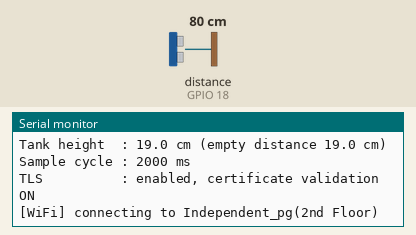
Recording of a sketch running on a simulated ESP32. Parts: the last lines printed to the serial monitor. Wiring (inferred from the names in the program): ultrasonic range finder: trigger GPIO 5; echo GPIO 18. Inputs (shaded band) come from the test bench; at power-on: distance to the obstacle (sensor on GPIO 18) 80 cm. The echo pulse lasts 58.3 µs per cm; WiFi joins after 1.5 s; servers stay silent unless stated; uploads are accepted with an empty reply.

Above: at 1.4 s.
1.5 s: distance to the obstacle (sensor on GPIO 18) set to 2 cm
At 3.0 s:
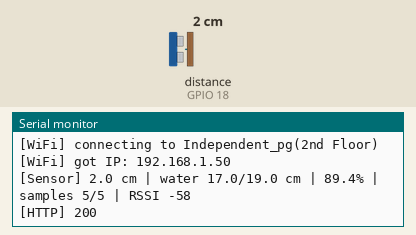
3.7 s: distance to the obstacle (sensor on GPIO 18) set to 35 cm
At 4.4 s:
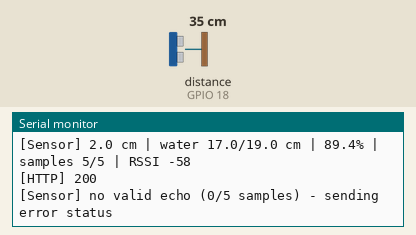

The sketch:

water_monitor.ino
```cpp
/*
 * ============================================================================
 *  Smart IoT Water Tank Monitoring System - ESP32 Firmware
 * ============================================================================
 *  Reads an HC-SR04 ultrasonic sensor mounted on top of a water tank, turns
 *  the distance into a water level (cm + %), and pushes the reading to the
 *  cloud backend over HTTPS every 2 seconds. The backend broadcasts the value
 *  to the public web dashboard through Socket.IO.
 *
 *  Board            : ESP32 DevKit V1 (ESP32 Dev Module)
 *  Core             : "esp32 by Espressif" 3.x
 *  Libraries        : WiFi, WiFiClientSecure, HTTPClient (all bundled)
 *
 *  Wiring (HC-SR04 is a 5 V device, ESP32 GPIOs are 3.3 V):
 *      HC-SR04 VCC  -> ESP32 VIN (5 V)
 *      HC-SR04 GND  -> ESP32 GND
 *      HC-SR04 TRIG -> GPIO 5
 *      HC-SR04 ECHO -> GPIO 18  via 1k/2k divider (ECHO -1k- GPIO18 -2k- GND)
 *
 *  =========================================================================
 *  VALUES YOU MUST CHANGE BEFORE UPLOADING  (marked "CHANGE ME")
 *  =========================================================================
 *    1. WIFI_SSID / WIFI_PASSWORD
 *    2. BACKEND_HOST   -> "<your-service>.onrender.com" (no https://)
 *    3. DEVICE_API_KEY -> same value as DEVICE_API_KEY on the backend
 *    4. DEVICE_ID      -> any unique name, e.g. "esp32-water-01"
 *    5. TANK_HEIGHT_CM / EMPTY_DISTANCE_CM -> your real tank measurements
 *
 *  Do not commit this file with your real Wi-Fi password or API key to a
 *  public GitHub repository. See README.md -> "Security".
 * ============================================================================
 */

#include <WiFi.h>
#include <WiFiClientSecure.h>
#include <HTTPClient.h>

// ============================================================================
//  1. CONFIGURATION - Wi-Fi
// ============================================================================
#define WIFI_SSID       "Independent_pg(2nd Floor)"        // CHANGE ME
#define WIFI_PASSWORD   "@Floor@123"    // CHANGE ME

// ============================================================================
//  2. CONFIGURATION - Cloud backend
// ============================================================================
// Use 1 for the deployed Render service (https), 0 only for a local server
// on your own LAN (http://192.168.x.x:3000).
#define USE_HTTPS          1

#define BACKEND_HOST       "your-service.onrender.com"   // CHANGE ME
#define BACKEND_PORT       443
#define API_PATH           "/api/water-level"

#define DEVICE_API_KEY     "REPLACE_WITH_YOUR_DEVICE_API_KEY"   // CHANGE ME
#define DEVICE_ID          "esp32-water-01"

#define FIRMWARE_VERSION   "1.0.0"

#define READ_INTERVAL_MS   2000UL   // sample + upload every 2 s
#define HTTP_TIMEOUT_MS    8000     // Render free tier can be slow on wake-up
#define HTTP_RETRY_MIN_MS  2000UL   // first retry delay after a failed POST
#define HTTP_RETRY_MAX_MS  30000UL  // retry backoff ceiling

// ============================================================================
//  3. CONFIGURATION - Sensor and tank calibration
// ============================================================================
#define TRIG_PIN           5
#define ECHO_PIN           18

// TANK_HEIGHT_CM     : the water depth, in cm, that represents 100 %.
// EMPTY_DISTANCE_CM  : the distance the sensor reports when the tank is EMPTY
//                      (sensor face -> tank bottom). This is the 0 % reference.
// Optional: set TANK_HEIGHT_CM a little smaller than EMPTY_DISTANCE_CM so the
// top of the measurable range can reach 100 % despite the 2-3 cm blind zone.
#define TANK_HEIGHT_CM     19.0f
#define EMPTY_DISTANCE_CM  19.0f

#define MIN_VALID_CM        2.0f    // HC-SR04 blind zone
// Anything beyond the empty distance by more than this is a ghost echo.
#define MAX_VALID_CM       (EMPTY_DISTANCE_CM + 8.0f)

#define SAMPLES_PER_READ    5       // pings averaged per cycle
#define SAMPLE_GAP_MS       45      // settle time between pings
#define SMOOTHING_ALPHA     0.35f   // EMA weight for the newest reading

// ============================================================================
//  4. TLS - root certificate used to validate the HTTPS server
// ============================================================================
// ISRG Root X1 (Let's Encrypt). Render serves *.onrender.com certificates from
// Let's Encrypt, and the ESP32 validates the full chain against this root.
// If your certificate is issued by another CA (for example Google Trust
// Services, which Render also uses), replace this PEM with that CA's root.
// README.md -> "Certificate troubleshooting" explains how to get it.
// Set to 0 ONLY for short experiments: it disables validation entirely.
#define TLS_VERIFY 1

static const char ROOT_CA[] PROGMEM = R"CERT(
-----BEGIN CERTIFICATE-----
MIIFazCCA1OgAwIBAgIRAIIQz7DSQONZRGPgu2OCiwAwDQYJKoZIhvcNAQELBQAw
TzELMAkGA1UEBhMCVVMxKTAnBgNVBAoTIEludGVybmV0IFNlY3VyaXR5IFJlc2Vh
cmNoIEdyb3VwMRUwEwYDVQQDEwxJU1JHIFJvb3QgWDEwHhcNMTUwNjA0MTEwNDM4
WhcNMzUwNjA0MTEwNDM4WjBPMQswCQYDVQQGEwJVUzEpMCcGA1UEChMgSW50ZXJu
ZXQgU2VjdXJpdHkgUmVzZWFyY2ggR3JvdXAxFTATBgNVBAMTDElTUkcgUm9vdCBY
MTCCAiIwDQYJKoZIhvcNAQEBBQADggIPADCCAgoCggIBAK3oJHP0FDfzm54rVygc
h77ct984kIxuPOZXoHj3dcKi/vVqbvYATyjb3miGbESTtrFj/RQSa78f0uoxmyF+
0TM8ukj13Xnfs7j/EvEhmkvBioZxaUpmZmyPfjxwv60pIgbz5MDmgK7iS4+3mX6U
A5/TR5d8mUgjU+g4rk8Kb4Mu0UlXjIB0ttov0DiNewNwIRt18jA8+o+u3dpjq+sW
T8KOEUt+zwvo/7V3LvSye0rgTBIlDHCNAymg4VMk7BPZ7hm/ELNKjD+Jo2FR3qyH
B5T0Y3HsLuJvW5iB4YlcNHlsdu87kGJ55tukmi8mxdAQ4Q7e2RCOFvu396j3x+UC
B5iPNgiV5+I3lg02dZ77DnKxHZu8A/lJBdiB3QW0KtZB6awBdpUKD9jf1b0SHzUv
KBds0pjBqAlkd25HN7rOrFleaJ1/ctaJxQZBKT5ZPt0m9STJEadao0xAH0ahmbWn
OlFuhjuefXKnEgV4We0+UXgVCwOPjdAvBbI+e0ocS3MFEvzG6uBQE3xDk3SzynTn
jh8BCNAw1FtxNrQHusEwMFxIt4I7mKZ9YIqioymCzLq9gwQbooMDQaHWBfEbwrbw
qHyGO0aoSCqI3Haadr8faqU9GY/rOPNk3sgrDQoo//fb4hVC1CLQJ13hef4Y53CI
rU7m2Ys6xt0nUW7/vGT1M0NPAgMBAAGjQjBAMA4GA1UdDwEB/wQEAwIBBjAPBgNV
HRMBAf8EBTADAQH/MB0GA1UdDgQWBBR5tFnme7bl5AFzgAiIyBpY9umbbjANBgkq
hkiG9w0BAQsFAAOCAgEAVR9YqbyyqFDQDLHYGmkgJykIrGF1XIpu+ILlaS/V9lZL
ubhzEFnTIZd+50xx+7LSYK05qAvqFyFWhfFQDlnrzuBZ6brJFe+GnY+EgPbk6ZGQ
3BebYhtF8GaV0nxvwuo77x/Py9auJ/GpsMiu/X1+mvoiBOv/2X/qkSsisRcOj/KK
NFtY2PwByVS5uCbMiogziUwthDyC3+6WVwW6LLv3xLfHTjuCvjHIInNzktHCgKQ5
ORAzI4JMPJ+GslWYHb4phowim57iaztXOoJwTdwJx4nLCgdNbOhdjsnvzqvHu7Ur
TkXWStAmzOVyyghqpZXjFaH3pO3JLF+l+/+sKAIuvtd7u+Nxe5AW0wdeRlN8NwdC
jNPElpzVmbUq4JUagEiuTDkHzsxHpFKVK7q4+63SM1N95R1NbdWhscdCb+ZAJzVc
oyi3B43njTOQ5yOf+1CceWxG1bQVs5ZufpsMljq4Ui0/1lvh+wjChP4kqKOJ2qxq
4RgqsahDYVvTH9w7jXbyLeiNdd8XM2w9U/t7y0Ff/9yi0GE44Za4rF2LN9d11TPA
mRGunUHBcnWEvgJBQl9nJEiU0Zsnvgc/ubhPgXRR4Xq37Z0j4r7g1SgEEzwxA57d
emyPxgcYxn/eR44/KJ4EBs+lVDR3veyJm+kXQ99b21/+jh5Xos1AnX5iItreGCc=
-----END CERTIFICATE-----
)CERT";

// ============================================================================
//  5. Globals
// ============================================================================
static WiFiClientSecure secureClient;
static WiFiClient plainClient;

static bool  wifiConfigured = false;
static unsigned long lastWifiCheck   = 0;
static unsigned long lastScanAt      = 0;
static unsigned long lastReadAt      = 0;
static unsigned long nextSendAt      = 0;
static unsigned long retryDelayMs    = HTTP_RETRY_MIN_MS;

static float smoothedCm = -1.0f;   // -1 = no reading yet
static bool  sensorOk   = false;

static unsigned long bootMs = 0;

// ============================================================================
//  6. Wi-Fi
// ============================================================================
// Turns the ESP32 disconnect reason into something readable in the Serial
// Monitor (the numeric codes alone are not obvious).
static const __FlashStringHelper *wifiReasonText(uint8_t reason) {
  switch (reason) {
    case 2:   return F("AUTH_EXPIRE - check the password");
    case 15:  return F("4WAY_HANDSHAKE_TIMEOUT - wrong password");
    case 200: return F("BEACON_TIMEOUT - signal lost");
    case 201: return F("NO_AP_FOUND - SSID not visible: 2.4 GHz only, hotspot off, or wrong name");
    case 202: return F("AUTH_FAIL - wrong password");
    case 203: return F("ASSOC_FAIL - router rejected the board");
    case 204: return F("HANDSHAKE_TIMEOUT - router unreachable");
    case 205: return F("CONNECTION_FAIL - router refused the connection");
    default:  return F("see ESP32 Wi-Fi reason codes");
  }
}

static void onWifiEvent(WiFiEvent_t event, WiFiEventInfo_t info) {
  if (event == ARDUINO_EVENT_WIFI_STA_DISCONNECTED) {
    uint8_t reason = info.wifi_sta_disconnected.reason;
    Serial.printf("[WiFi] disconnected (reason %u: %s)\n", reason,
                  String(wifiReasonText(reason)).c_str());
    lastScanAt = 0;  // print a fresh scan on the next retry
  } else if (event == ARDUINO_EVENT_WIFI_STA_GOT_IP) {
    Serial.print("[WiFi] got IP: ");
    Serial.println(WiFi.localIP());
    lastScanAt = 0;
  }
}

// Lists nearby 2.4 GHz networks when the board cannot join, so the Serial
// Monitor answers "is my SSID even visible?". Runs at most every 30 s and only
// while disconnected; a scan takes 1-2 s.
static void wifiDiagnose() {
  if (millis() - lastScanAt < 30000UL) return;
  lastScanAt = millis();

  Serial.println(F("[WiFi] scanning for 2.4 GHz networks..."));
  int found = WiFi.scanNetworks(false, true);  // synchronous, include hidden
  if (found <= 0) {
    Serial.println(F("[WiFi] no networks found - is the router/hotspot switched on?"));
    WiFi.scanDelete();
    return;
  }

  bool targetVisible = false;
  int shown = 0;
  for (int i = 0; i < found; i++) {
    String ssid = WiFi.SSID(i);
    if (ssid.length() == 0) continue;
    if (ssid == WIFI_SSID) targetVisible = true;
    if (shown < 8) {
      Serial.printf("  %-24s %4d dBm  ch%-2d %s\n", ssid.c_str(), WiFi.RSSI(i),
                    WiFi.channel(i),
                    WiFi.encryptionType(i) == WIFI_AUTH_OPEN ? "open" : "secured");
      shown++;
    }
  }
  WiFi.scanDelete();

  if (targetVisible) {
    Serial.printf("[WiFi] \"%s\" is visible - check WIFI_PASSWORD\n", WIFI_SSID);
  } else {
    Serial.printf("[WiFi] \"%s\" NOT found. ESP32 sees 2.4 GHz only\n", WIFI_SSID);
  }
}

static void wifiBegin() {
  WiFi.persistent(false);          // do not rewrite credentials to flash
  WiFi.mode(WIFI_STA);
  WiFi.setSleep(false);            // low latency for HTTP + socket updates
  WiFi.setAutoReconnect(true);
  if (!wifiConfigured) {
    WiFi.onEvent(onWifiEvent);
    WiFi.begin(WIFI_SSID, WIFI_PASSWORD);
    wifiConfigured = true;
  } else {
    WiFi.reconnect();
  }
}

// Non-blocking: called from loop() every 10 s.
static void wifiMaintain() {
  if (millis() - lastWifiCheck < 10000UL) return;
  lastWifiCheck = millis();

  if (WiFi.status() == WL_CONNECTED) return;

  Serial.println("[WiFi] not connected - reconnecting");
  wifiBegin();
  wifiDiagnose();
}

// ============================================================================
//  7. Sensor
// ============================================================================
// One HC-SR04 ping. Returns distance in cm, or -1 on timeout / invalid echo.
static float pingCm() {
  digitalWrite(TRIG_PIN, LOW);
  delayMicroseconds(3);
  digitalWrite(TRIG_PIN, HIGH);
  delayMicroseconds(10);
  digitalWrite(TRIG_PIN, LOW);

  // ~34 ms round trip for 5 m; 60 ms timeout avoids blocking on a dead sensor.
  unsigned long us = pulseIn(ECHO_PIN, HIGH, 60000UL);
  if (us == 0) return -1.0f;

  float cm = us * 0.0343f / 2.0f;
  if (cm < MIN_VALID_CM || cm > MAX_VALID_CM) return -1.0f;
  return cm;
}

static void sortFloats(float *v, int n) {
  for (int i = 1; i < n; i++) {
    float key = v[i];
    int j = i - 1;
    while (j >= 0 && v[j] > key) {
      v[j + 1] = v[j];
      j--;
    }
    v[j + 1] = key;
  }
}

// Takes SAMPLES_PER_READ pings, keeps the median of the valid ones and applies
// a light exponential smoothing so the graph does not jump on a single echo.
// Returns the filtered distance in cm, or -1 when the sensor is unreliable.
static float readFilteredCm(int *usedSamples) {
  float valid[SAMPLES_PER_READ];
  int n = 0;

  for (int i = 0; i < SAMPLES_PER_READ; i++) {
    float cm = pingCm();
    if (cm > 0) valid[n++] = cm;
    delay(SAMPLE_GAP_MS);
  }
  *usedSamples = n;
  if (n < 3) {                    // majority of pings failed -> treat as error
    sensorOk = false;
    return -1.0f;
  }

  sortFloats(valid, n);
  float median = (n % 2) ? valid[n / 2]
                         : (valid[n / 2 - 1] + valid[n / 2]) / 2.0f;

  if (smoothedCm < 0) smoothedCm = median;
  else smoothedCm = SMOOTHING_ALPHA * median + (1.0f - SMOOTHING_ALPHA) * smoothedCm;

  sensorOk = true;
  return smoothedCm;
}

// Water depth in cm for a given measured distance.
static float waterHeightCm(float distanceCm) {
  float depth = EMPTY_DISTANCE_CM - distanceCm;
  if (depth < 0) depth = 0;
  if (depth > TANK_HEIGHT_CM) depth = TANK_HEIGHT_CM;
  return depth;
}

static float percentFor(float distanceCm) {
  float p = (waterHeightCm(distanceCm) / TANK_HEIGHT_CM) * 100.0f;
  if (p < 0) p = 0;
  if (p > 100) p = 100;
  return p;
}

// ============================================================================
//  8. Upload
// ============================================================================
static String apiUrl() {
  String url = USE_HTTPS ? "https://" : "http://";
  url += BACKEND_HOST;
  url += ':';
  url += String(BACKEND_PORT);
  url += API_PATH;
  return url;
}

// Builds the JSON body. Field names must match backend/server.js exactly.
static String buildPayload(bool valid, float distanceCm, float waterCm,
                           float percent, int samples) {
  char buf[320];
  snprintf(buf, sizeof(buf),
           "{\"deviceId\":\"%s\",\"valid\":%s,\"distanceCm\":%.1f,"
           "\"waterHeightCm\":%.1f,\"percent\":%.1f,"
           "\"tankHeightCm\":%.1f,\"emptyDistanceCm\":%.1f,"
           "\"samples\":%d,\"rssi\":%d,\"uptimeSec\":%lu,"
           "\"firmware\":\"%s\"}",
           DEVICE_ID,
           valid ? "true" : "false",
           valid ? distanceCm : -1.0f,
           valid ? waterCm : 0.0f,
           valid ? percent : 0.0f,
           TANK_HEIGHT_CM,
           EMPTY_DISTANCE_CM,
           samples,
           WiFi.RSSI(),
           (unsigned long)((millis() - bootMs) / 1000UL),
           FIRMWARE_VERSION);
  return String(buf);
}

// Returns true when the backend accepted the reading (HTTP 200/201/202).
static bool postReading(const String &payload) {
  HTTPClient http;
  bool started = false;

  if (USE_HTTPS) {
    started = http.begin(secureClient, apiUrl());
  } else {
    started = http.begin(plainClient, apiUrl());
  }
  if (!started) {
    Serial.println("[HTTP] begin() failed");
    return false;
  }

  http.setTimeout(HTTP_TIMEOUT_MS);
  http.setConnectTimeout(HTTP_TIMEOUT_MS);
  http.addHeader("Content-Type", "application/json");
  http.addHeader("x-api-key", DEVICE_API_KEY);

  int code = http.POST(payload);

  if (code > 0) {
    String body = http.getString();
    Serial.printf("[HTTP] %d %s\n", code, body.substring(0, 120).c_str());
  } else {
    Serial.printf("[HTTP] POST failed: %s\n", http.errorToString(code).c_str());
  }
  http.end();

  return code == 200 || code == 201 || code == 202;
}

// ============================================================================
//  9. Setup
// ============================================================================
void setup() {
  Serial.begin(115200);
  delay(200);
  bootMs = millis();

  pinMode(TRIG_PIN, OUTPUT);
  pinMode(ECHO_PIN, INPUT);
  digitalWrite(TRIG_PIN, LOW);

  Serial.println();
  Serial.println(F("=========================================================="));
  Serial.println(F(" Smart Water Tank Monitor - ESP32"));
  Serial.println(F("=========================================================="));
  // Catch the placeholders before they waste an upload + debugging session.
  if (strcmp(WIFI_SSID, "YOUR_WIFI_NAME") == 0) {
    Serial.println(F("[CONFIG] WIFI_SSID is still the placeholder"));
  }
  if (strcmp(DEVICE_API_KEY, "REPLACE_WITH_YOUR_DEVICE_API_KEY") == 0) {
    Serial.println(F("[CONFIG] DEVICE_API_KEY is still the placeholder"));
  }
  if (strcmp(BACKEND_HOST, "your-service.onrender.com") == 0) {
    Serial.println(F("[CONFIG] BACKEND_HOST is still the placeholder"));
  }

  Serial.print(F("[WiFi] MAC: "));
  Serial.println(WiFi.macAddress());
  Serial.printf("Device       : %s (fw %s)\n", DEVICE_ID, FIRMWARE_VERSION);
  Serial.printf("Backend      : %s\n", apiUrl().c_str());
  Serial.printf("Tank height  : %.1f cm (empty distance %.1f cm)\n",
                TANK_HEIGHT_CM, EMPTY_DISTANCE_CM);
  Serial.printf("Sample cycle : %lu ms\n", READ_INTERVAL_MS);

#if USE_HTTPS
#if TLS_VERIFY
  secureClient.setCACert(ROOT_CA);
  Serial.println(F("TLS          : enabled, certificate validation ON"));
#else
  secureClient.setInsecure();
  Serial.println(F("TLS          : enabled, CERTIFICATE VALIDATION DISABLED"));
#endif
#else
  Serial.println(F("TLS          : disabled (plain HTTP)"));
#endif

  Serial.print(F("[WiFi] connecting to "));
  Serial.println(WIFI_SSID);
  wifiBegin();
}

// ============================================================================
// 10. Loop - all timing with millis(), no long delays
// ============================================================================
void loop() {
  wifiMaintain();

  bool due = (millis() - lastReadAt >= READ_INTERVAL_MS);
  if (!due) {
    delay(5);
    return;
  }
  lastReadAt = millis();

  int samples = 0;
  float cm = readFilteredCm(&samples);

  bool valid = (cm > 0);
  float depth = valid ? waterHeightCm(cm) : 0.0f;
  float pct   = valid ? percentFor(cm) : 0.0f;

  // Local debugging output, always visible even with no network.
  if (valid) {
    Serial.printf("[Sensor] %.1f cm | water %.1f/%.1f cm | %.1f%% | samples %d/%d | RSSI %d\n",
                  cm, depth, TANK_HEIGHT_CM, pct, samples, SAMPLES_PER_READ, WiFi.RSSI());
  } else {
    Serial.printf("[Sensor] no valid echo (%d/%d samples) - sending error status\n",
                  samples, SAMPLES_PER_READ);
  }

  if (WiFi.status() != WL_CONNECTED) {
    Serial.println("[HTTP] skipped - Wi-Fi offline");
    return;
  }
  if (millis() < nextSendAt) return;

  bool ok = postReading(buildPayload(valid, cm, depth, pct, samples));

  if (ok) {
    retryDelayMs = HTTP_RETRY_MIN_MS;
    nextSendAt = millis();
  } else {
    nextSendAt = millis() + retryDelayMs;
    Serial.printf("[HTTP] retrying in %lu ms\n", retryDelayMs);
    retryDelayMs = min(retryDelayMs * 2UL, HTTP_RETRY_MAX_MS);
  }
}
```

Measured:
- after the input at 1.5 s, the serial monitor: prints a new line after 0.73 s (image 1)
- after the input at 3.7 s, the serial monitor: prints a new line after 0.55 s (image 2)
